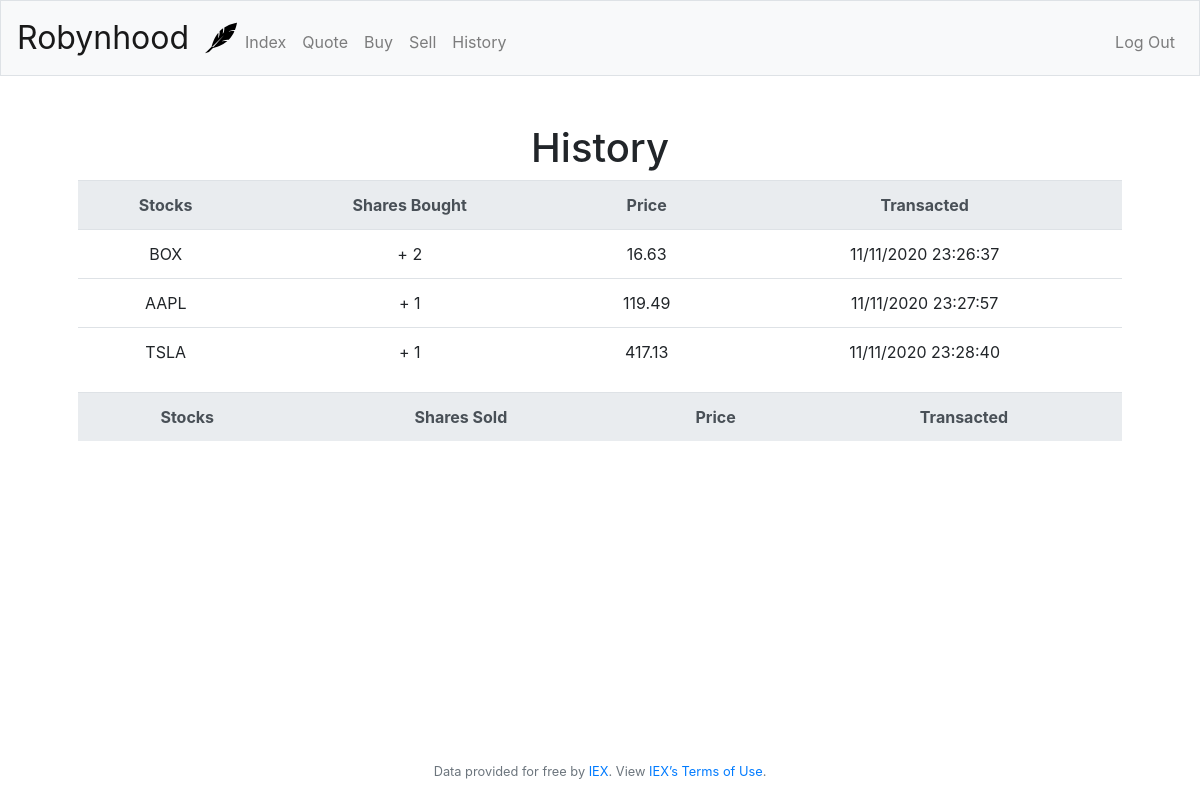
The app's page /history (signed in) with its own data.
### application.py (models this page shows, shortened)
class Bought(db.Model):
    id = db.Column(db.Integer, primary_key=True)
    buyer_id = db.Column(db.Integer)
    time = db.Column(db.String)
    symbol = db.Column(db.String(5))
    shares_bought = db.Column(db.Integer)
    price_bought = db.Column(db.Float)

### application.py (the view)
@app.route("/history")
@login_required
def history():
    user = session["user_id"]
    bought_list = Bought.query.filter_by(buyer_id = user).all()
    print("bought_list:", bought_list)
    if bought_list == []:
        return render_template("history.html", bought_list_length = 0, bought_list = [], sold_list_length = 0, sold_list = [])
    else:
        sold_list = Sold.query.filter_by(seller_id = user).all()
        print("sold_list:", sold_list)
        bought_list_length = len(bought_list)
        sold_list_length = len(sold_list)
        return render_template("history.html", bought_list = bought_list, sold_list = sold_list, bought_list_length = bought_list_length, sold_list_length = sold_list_length)

### application.py (called while the page is built)
@app.after_request
def after_request(response):
    response.headers["Cache-Control"] = "no-cache, no-store, must-revalidate"
    response.headers["Expires"] = 0
    response.headers["Pragma"] = "no-cache"
    return response

### helpers.py (called while the page is built)
def login_required(f):
    @wraps(f)
    def decorated_function(*args, **kwargs):
        if session.get("user_id") is None:
            return redirect("/login")
        return f(*args, **kwargs)
    return decorated_function

### templates/history.html (shortened to what this page needs)
{% extends "layout.html" %}
{% block main %}
    <h1>History</h1>
    <table class="table table-hover">
        <tr class="thead-light">
            <th scope="col">Stocks</th>
            <th scope="col">Shares Bought</th>
            <th scope="col">Price</th>
            <th scope="col">Transacted</th>
        </tr>
        {% for i in range(bought_list_length) %}
        <tr>
            <td>{{ bought_list[i].symbol }}</td>
            <td> + {{ bought_list[i].shares_bought }}</td>
            <td>{{ bought_list[i].price_bought }}</td>
            <td>{{ bought_list[i].time }}</td>
        </tr>
        {% endfor %}
    <table class="table table-hover">
        <tr class="thead-light">
            <th scope="col">Stocks</th>
            <th scope="col">Shares Sold</th>
            <th scope="col">Price</th>
            <th scope="col">Transacted</th>
        </tr>
    </table>
{% endblock %}

### records on screen
Bought: symbol "BOX", shares_bought "2", price_bought "16.63", time "11/11/2020 23:26:37"
Bought: symbol "AAPL", shares_bought "1", price_bought "119.49", time "11/11/2020 23:27:57"
Bought: symbol "TSLA", shares_bought "1", price_bought "417.13", time "11/11/2020 23:28:40"
